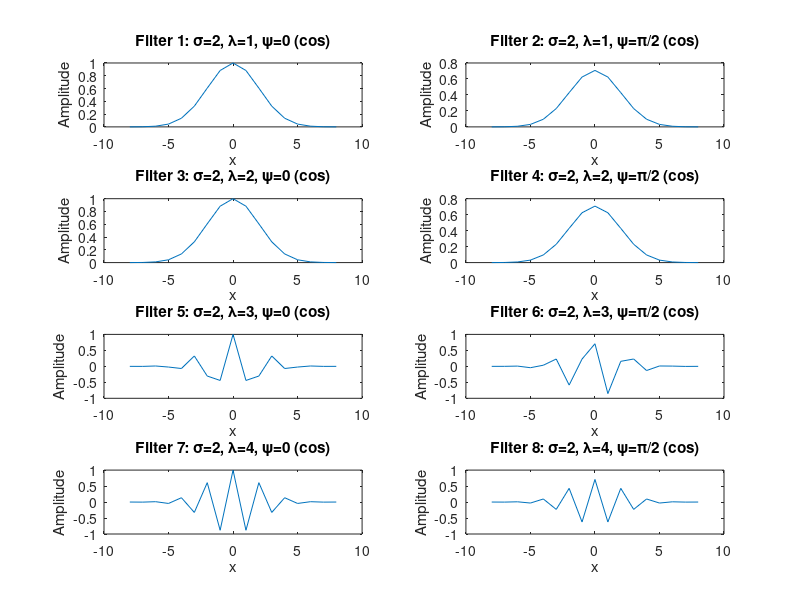

Write MATLAB code to recreate this figure. (Note: this script raises an error after producing the figure.)
%othogonal
%Persevalization
%Try adjust the lambda and do the long filters
%I notice no change is the result

%Chapter 1 create GaborFilters
clear;
% Parameters
sigma1 = 2;
sigma2 = 3;
sigma3 = 1;
lambda1 = 0.1;
lambda2 = 0.2;
lambda3 = 0.3;
lambda4 = 0.4;
psi1 = 0;
psi2 = pi/4;

% Sampling points
%x = linspace(-8, 8, 17); % Changed from [-2, 2] to [-6, 6]
x = -8:8;%new sampling method
% Generate filters (cosine)
g1 = exp(-x.^2 / (2 * sigma1^2)) .* cos(2 * pi * x / lambda1 + psi1);
g2 = exp(-x.^2 / (2 * sigma1^2)) .* cos(2 * pi * x / lambda1 + psi2);
g2prime = exp(-x.^2 / (2 * sigma1^2)) .* cos(2 * pi * x / (lambda1-0.2) + psi2);
g3 = exp(-x.^2 / (2 * sigma1^2)) .* cos(2 * pi * x / lambda2 + psi1);
g3prime = exp(-x.^2 / (2 * (sigma1-0.5)^2)) .* cos(2 * pi * x / lambda2 + psi1);
g4 = exp(-x.^2 / (2 * sigma1^2)) .* cos(2 * pi * x / lambda2 + psi2);
g5 = exp(-x.^2 / (2 * sigma1^2)) .* cos(2 * pi * x / lambda3 + psi1);
g6 = exp(-x.^2 / (2 * sigma1^2)) .* cos(2 * pi * x / lambda3 + psi2);
g6prime = exp(-x.^2 / (2 * sigma1^2)) .* cos(2 * pi * x / (lambda3) + psi2);
g7 = exp(-x.^2 / (2 * sigma1^2)) .* cos(2 * pi * x / lambda4 + psi1);
g8 = exp(-x.^2 / (2 * sigma1^2)) .* cos(2 * pi * x / lambda4 + psi2);

% Generate filters (sine)
h1 = exp(-x.^2 / (2 * sigma2^2)) .* sin(2 * pi * x / lambda1 + psi1);
h2 = exp(-x.^2 / (2 * sigma2^2)) .* sin(2 * pi * x / lambda1 + psi2);
h3 = exp(-x.^2 / (2 * sigma2^2)) .* sin(2 * pi * x / lambda2 + psi1);
h4 = exp(-x.^2 / (2 * sigma2^2)) .* sin(2 * pi * x / lambda2 + psi2);
h5 = exp(-x.^2 / (2 * sigma2^2)) .* sin(2 * pi * x / lambda3 + psi1);
h6 = exp(-x.^2 / (2 * sigma2^2)) .* sin(2 * pi * x / lambda3 + psi2);
h7 = exp(-x.^2 / (2 * sigma2^2)) .* sin(2 * pi * x / lambda4 + psi1);
h8 = exp(-x.^2 / (2 * sigma2^2)) .* sin(2 * pi * x / lambda4 + psi2);
h9 = exp(-x.^2 / (2 * sigma1^2)) .* sin(2 * pi * x / lambda1 + psi1);
h10 = exp(-x.^2 / (2 * sigma1^2)) .* sin(2 * pi * x / lambda1 + psi2);
h11 = exp(-x.^2 / (2 * sigma1^2)) .* sin(2 * pi * x / lambda2 + psi1);
h12 = exp(-x.^2 / (2 * sigma1^2)) .* sin(2 * pi * x / lambda2 + psi2);
h13 = exp(-x.^2 / (2 * sigma1^2)) .* sin(2 * pi * x / lambda3 + psi1);
h14 = exp(-x.^2 / (2 * sigma1^2)) .* sin(2 * pi * x / lambda3 + psi2);
h15 = exp(-x.^2 / (2 * sigma1^2)) .* sin(2 * pi * x / lambda4 + psi1);
h16 = exp(-x.^2 / (2 * sigma1^2)) .* sin(2 * pi * x / lambda4 + psi2);
h17 = exp(-x.^2 / (2 * sigma3^2)) .* sin(2 * pi * x / lambda1 + psi1);
h18 = exp(-x.^2 / (2 * sigma3^2)) .* sin(2 * pi * x / lambda1 + psi2);
h19 = exp(-x.^2 / (2 * sigma3^2)) .* sin(2 * pi * x / lambda2 + psi1);
h20 = exp(-x.^2 / (2 * sigma3^2)) .* sin(2 * pi * x / lambda2 + psi2);
h21 = exp(-x.^2 / (2 * sigma3^2)) .* sin(2 * pi * x / lambda3 + psi1);
h22 = exp(-x.^2 / (2 * sigma3^2)) .* sin(2 * pi * x / lambda3 + psi2);
h23 = exp(-x.^2 / (2 * sigma3^2)) .* sin(2 * pi * x / lambda4 + psi1);
h24 = exp(-x.^2 / (2 * sigma3^2)) .* sin(2 * pi * x / lambda4 + psi2);
h25 = exp(-x.^2 / (2 * sigma3^2)) .* sin(2 * pi * x / lambda1 + psi1);
h26 = exp(-x.^2 / (2 * sigma3^2)) .* sin(2 * pi * x / lambda1 + psi2);
h27 = exp(-x.^2 / (2 * sigma3^2)) .* sin(2 * pi * x / lambda2 + psi1);
h28 = exp(-x.^2 / (2 * sigma3^2)) .* sin(2 * pi * x / lambda2 + psi2);
h29 = exp(-x.^2 / (2 * sigma3^2)) .* sin(2 * pi * x / lambda3 + psi1);
h30 = exp(-x.^2 / (2 * sigma3^2)) .* sin(2 * pi * x / lambda3 + psi2);
h31 = exp(-x.^2 / (2 * sigma3^2)) .* sin(2 * pi * x / lambda4 + psi1);
h32 = exp(-x.^2 / (2 * sigma3^2)) .* sin(2 * pi * x / lambda4 + psi2);

% Plot filters (cosine)
figure;
subplot(4, 2, 1); plot(x, g1); title('Filter 1: \sigma=2, \lambda=1, \psi=0 (cos)'); xlabel('x'); ylabel('Amplitude');
subplot(4, 2, 2); plot(x, g2); title('Filter 2: \sigma=2, \lambda=1, \psi=\pi/2 (cos)'); xlabel('x'); ylabel('Amplitude');
subplot(4, 2, 3); plot(x, g3); title('Filter 3: \sigma=2, \lambda=2, \psi=0 (cos)'); xlabel('x'); ylabel('Amplitude');
subplot(4, 2, 4); plot(x, g4); title('Filter 4: \sigma=2, \lambda=2, \psi=\pi/2 (cos)'); xlabel('x'); ylabel('Amplitude');
subplot(4, 2, 5); plot(x, g5); title('Filter 5: \sigma=2, \lambda=3, \psi=0 (cos)'); xlabel('x'); ylabel('Amplitude');
subplot(4, 2, 6); plot(x, g6); title('Filter 6: \sigma=2, \lambda=3, \psi=\pi/2 (cos)'); xlabel('x'); ylabel('Amplitude');
subplot(4, 2, 7); plot(x, g7); title('Filter 7: \sigma=2, \lambda=4, \psi=0 (cos)'); xlabel('x'); ylabel('Amplitude');
subplot(4, 2, 8); plot(x, g8); title('Filter 8: \sigma=2, \lambda=4, \psi=\pi/2 (cos)'); xlabel('x'); ylabel('Amplitude');
sgtitle('Highpass Gabor Filters (Cosine)');

% Plot filters (sine)
figure;
subplot(4, 2, 1); plot(x, h1); title('Filter 9: \sigma=3, \lambda=1, \psi=0 (sin)'); xlabel('x'); ylabel('Amplitude');
subplot(4, 2, 2); plot(x, h2); title('Filter 10: \sigma=3, \lambda=1, \psi=\pi/2 (sin)'); xlabel('x'); ylabel('Amplitude');
subplot(4, 2, 3); plot(x, h3); title('Filter 11: \sigma=3, \lambda=2, \psi=0 (sin)'); xlabel('x'); ylabel('Amplitude');
subplot(4, 2, 4); plot(x, h4); title('Filter 12: \sigma=3, \lambda=2, \psi=\pi/2 (sin)'); xlabel('x'); ylabel('Amplitude');
subplot(4, 2, 5); plot(x, h5); title('Filter 13: \sigma=3, \lambda=3, \psi=0 (sin)'); xlabel('x'); ylabel('Amplitude');
subplot(4, 2, 6); plot(x, h6); title('Filter 14: \sigma=3, \lambda=3, \psi=\pi/2 (sin)'); xlabel('x'); ylabel('Amplitude');
subplot(4, 2, 7); plot(x, h7); title('Filter 15: \sigma=3, \lambda=4, \psi=0 (sin)'); xlabel('x'); ylabel('Amplitude');
subplot(4, 2, 8); plot(x, h8); title('Filter 16: \sigma=3, \lambda=4, \psi=\pi/2 (sin)'); xlabel('x'); ylabel('Amplitude');
sgtitle('Highpass Gabor Filters (Sine)');


% Combine filters into gaborMatrix
%Chapter2 Try to eliminate bad filters which makes linearly dependent
GaborMatrix = [g1; g2prime; g3prime; g4; g5; g6prime; g7; g8; h1; h2; h3; h4; h5; h6; h7; h8; h9; h10; h11; h12; h13; h14; h15; h16; h17; h18; h19; h20; h21; h22; h23; h24; h25; h26; h27; h28; h29; h30; h31; h32];
svdGaborMatrix = svd(GaborMatrix);

%Chapter3 Subtract the mean to make each filter zero mean
for i = 1:size(GaborMatrix, 1)
    GaborMatrix(i, :) = GaborMatrix(i, :) - mean(GaborMatrix(i, :));
    GaborMatrix(i, end) = GaborMatrix(i, end) - sum(GaborMatrix(i, :));
end

% Check the sum of each row to ensure they are zero
Checkrow_sums = sum(GaborMatrix, 2);
disp('Sum of each row of GaborMatrix2 after adjustments:');
disp(Checkrow_sums);

%Chapter 4: add the lowpass and the function of interest
lowpass = (1/2^16) * [1, 16, 120, 560, 1820, 4368, 8008, 11440, 12870, 11440, 8008, 4368, 1820, 560, 120, 16, 1];
%Define matrix Q
Q_pre = [lowpass; GaborMatrix];

SVDQ_pre = svd(Q_pre);

%Define matrix Q1
% Square root of each element of c
sqrt_c_inv = sqrt(lowpass).^-1;

% Initialize the D1 matrix
% Number of rows and columns
num_rows = 40;
num_cols = 17;
D1 = zeros(num_rows, num_cols);


% Populate D1 with the product of each row of GaborFilters and sqrt_c_inv
for i = 1:num_rows
    D1(i, :) = GaborMatrix(i, :) .* sqrt_c_inv;
end

Q_preNEW = [lowpass;D1];
svdQ_preNEW = svd(Q_preNEW);

% Define the function (with handling for x = 0 to avoid division by zero)
% Define the function f as a column vector in the interval [-2, 2],
% breaking into 4/6000 small subintervals.
N = 24000;
x = linspace(-2, 2, N)'; % The apostrophe (') here transposes the row vector to a column vector

% Function:
f = (x.^2 .* sin(x.^-2)) ./ exp(0.01 * x.^2);
f(x == 0) = 0; % Define the function at x = 0 to avoid division by zero
sizef = size(f);

% Display the function
figure;
plot(x, f);
title('Function f(x) with a = 2');
xlabel('x');
ylabel('f(x)');

% Initialize the approximation
f_prime = zeros(size(f));


% Make highpass filters orthogonal to lowpass filter
for i = 1:size(GaborMatrix, 1)
    highpass_filter = GaborMatrix(i, :);
    projection = (dot(lowpass, highpass_filter) / dot(lowpass, lowpass)) * lowpass;
    GaborMatrix(i, :) = highpass_filter - projection;
end

%Normalize by max singular value
%Q = Q_pre / 8.8; %this is old method (projection to c)
Q = Q_preNEW / max(svd(Q_preNEW)); %this is new method (define D1)

% Perform Singular Value Decomposition (SVD)
[U, S, V] = svd(Q);
SVDQ = svd(Q);
% Ensure the singular values are less than or equal to 1
singular_values = diag(S);

if all(singular_values <= 1.0005)
    % Construct D2 matrix
    Sigma2 = diag(sqrt(1 - singular_values.^2));
    D2 = Sigma2 * V';
    
    % Form the Parseval frame
    Q2pre = [Q; D2];
    
    % make sure no imaginary
    Q2 = real(Q2pre);
    
    % Verify the Parseval frame
    if norm(Q2' * Q2 - eye(size(Q2, 2))) < 1e-10
        disp('Parseval frame verified.');
    else
        disp('Parseval frame verification failed.');
    end
else
    disp('Singular values are not all less than or equal to 1.');
end

% lowpass filter reconstruction
f_conv0 = conv(f, lowpass, 'same'); % First convolution
f_double_conv0 = conv(f_conv0, lowpass, 'same'); % Second convolution
f_prime = f_prime + f_double_conv0;

% Perform double convolution with each orthogonalized highpass filter
for i = 1:size(Q2, 1) %Replace GaborMatrix2 with Q2
    H = Q2(i, :);
    f_conv = conv(f, H, 'same'); % First convolution
    f_double_conv = conv(f_conv, H, 'same'); % Second convolution
    f_prime = f_prime + f_double_conv;
end

% Calculate the error
error = f - f_prime;

% Display the reconstructed function
figure;
plot(x, f_prime, 'r--', 'DisplayName', 'Reconstructed Function $\hat{f}(x)$');
title('Reconstructed Function');
xlabel('x');
ylabel('Function Value');
legend('Interpreter', 'latex');

% Trick to scale
% Calculate the scaling factor
scaling_factor = max(abs(f)) / max(abs(f_prime));
% Apply the scaling factor to the reconstructed signal
f_prime = f_prime * scaling_factor;

% Display the original and reconstructed function
figure;
plot(x, f, 'b', 'DisplayName', 'Original Function f(x)');
hold on;
plot(x, f_prime, 'r--', 'DisplayName', 'Reconstructed Function $\hat{f}(x)$');
title('Original and Reconstructed Function');
xlabel('x');
ylabel('Function Value');
legend('Interpreter', 'latex');

% Calculate the error
%error = f - f_prime;

% Calculate the Mean Squared Error (MSE)
%mse = mean(error.^2);

% Calculate the Peak Signal-to-Noise Ratio (PSNR)
%psnr_value = 10 * log10(max(f.^2) / mse);


ReconStructionErro = norm(f-f_prime)/norm(f);